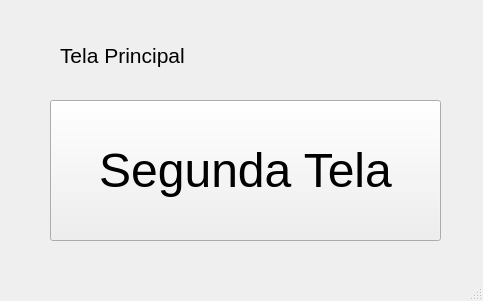
<?xml version="1.0" encoding="UTF-8"?>
<ui version="4.0">
 <class>MainWindow</class>
 <widget class="QMainWindow" name="MainWindow">
  <property name="geometry">
   <rect>
    <x>0</x>
    <y>0</y>
    <width>483</width>
    <height>301</height>
   </rect>
  </property>
  <property name="windowTitle">
   <string>MainWindow</string>
  </property>
  <widget class="QWidget" name="centralwidget">
   <widget class="QPushButton" name="btn1">
    <property name="geometry">
     <rect>
      <x>50</x>
      <y>100</y>
      <width>391</width>
      <height>141</height>
     </rect>
    </property>
    <property name="font">
     <font>
      <pointsize>36</pointsize>
     </font>
    </property>
    <property name="text">
     <string>Segunda Tela</string>
    </property>
   </widget>
   <widget class="QLabel" name="label">
    <property name="geometry">
     <rect>
      <x>60</x>
      <y>30</y>
      <width>381</width>
      <height>51</height>
     </rect>
    </property>
    <property name="font">
     <font>
      <pointsize>16</pointsize>
     </font>
    </property>
    <property name="text">
     <string>Tela Principal</string>
    </property>
   </widget>
  </widget>
  <widget class="QMenuBar" name="menubar">
   <property name="geometry">
    <rect>
     <x>0</x>
     <y>0</y>
     <width>483</width>
     <height>21</height>
    </rect>
   </property>
  </widget>
  <widget class="QStatusBar" name="statusbar"/>
 </widget>
 <resources/>
 <connections/>
</ui>
